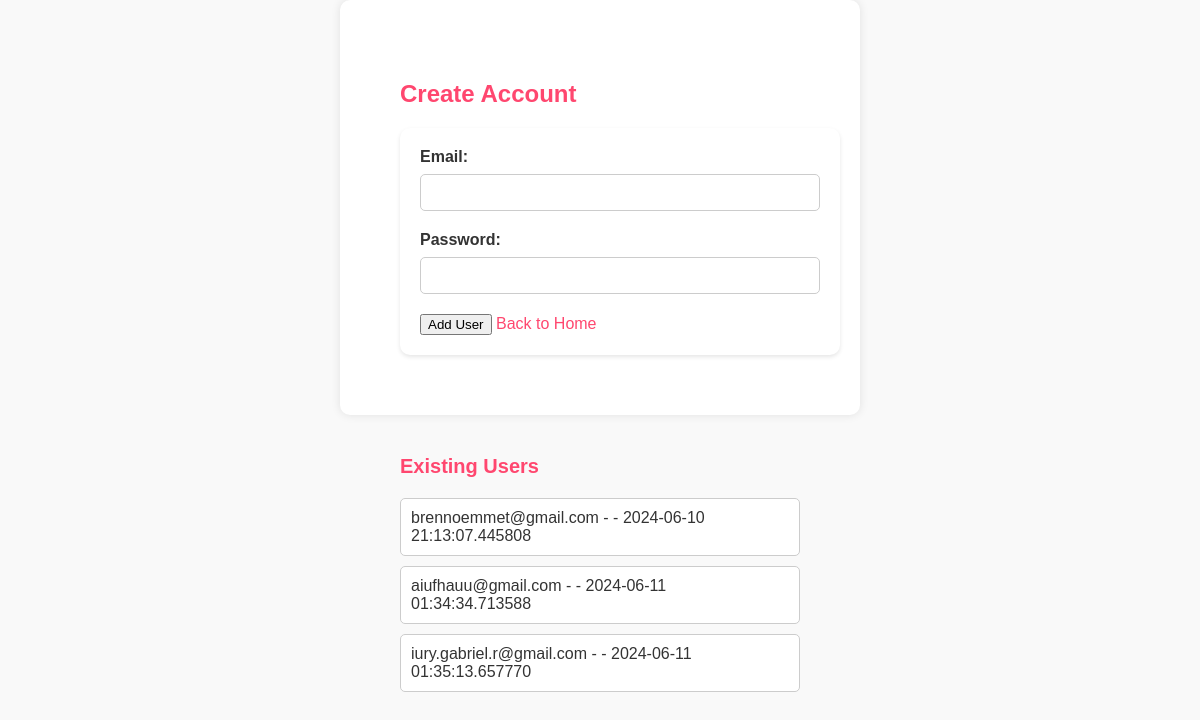
/users, run on an earlier commit of the app's database.
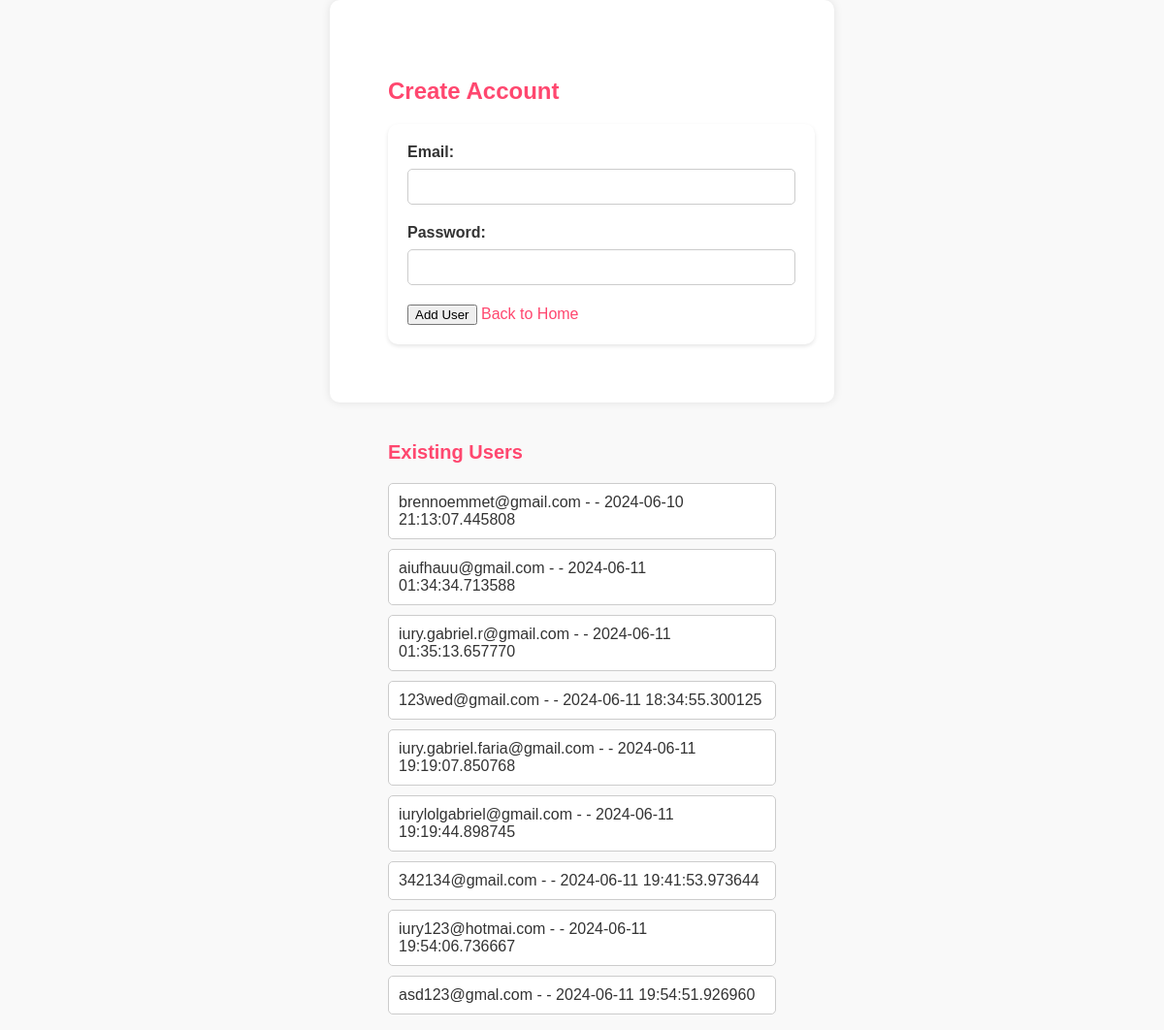
And on a later commit of the database.
### models.py (models this page shows, shortened)
class User(db.Model):
    id = db.Column(db.Integer, primary_key=True)
    email = db.Column(db.String(120), unique=True, nullable=False)
    password = db.Column(db.String(80), nullable=False)
    created_at = db.Column(db.DateTime, default=datetime.utcnow)

### app.py (the view, shortened to what this page needs)
@app.route('/users', methods=['GET', 'POST'])
def manage_users():
    users = User.query.all()
    return render_template('users.html', users=users)

### templates/users.html (shortened to what this page needs)
<!DOCTYPE html>
<html lang="en">
<head>
    <link rel="stylesheet" type="text/css" href="{{ url_for('static', filename='css/user.css') }}">
</head>
<body>
    <div class="container">
        <h1>Create Account</h1>
        <form action="/users" method="post">
            <label for="email">Email:</label>
            <input type="email" id="email" name="email" required>
            <br>
            <label for="password">Password:</label>
            <input type="password" id="password" name="password" required>
            <br>
            <button type="button" onclick="addAndRedirect()">Add User</button>
            <a href="{{ url_for('index') }}">Back to Home</a>
        </form>
    </div>
    <div class="Users">
        <h2>Existing Users</h2>
        <ul>
            {% for user in users %}
                <li>{{ user.email }} - {{ user.senha }} - {{ user.created_at }}</li>
            {% endfor %}
        </ul>
    </div>
</body>
</html>

### static/css/user.css (style rules this page uses)
body { margin: 0; font-family: 'Sk-Modernist', sans-serif; padding: 0; background-color: #f9f9f9; color: #333; display: flex; flex-direction: column; align-items: center; min-height: 100vh; }
.container { background-color: #fff; padding: 60px; border-radius: 10px; box-shadow: 0 0 10px rgba(0,0,0,0.1); width: 400px; }
h1, h2 { color: #FF476F; }
h1 { margin-top: 20px; font-size: 24px; }
h2 { margin-top: 40px; font-size: 20px; }
form { background: #fff; padding: 20px; border-radius: 10px; box-shadow: 0 2px 4px rgba(0, 0, 0, 0.1); width: 100%; max-width: 400px; margin-top: 20px; }
label { display: block; margin-bottom: 8px; font-weight: bold; }
input[type="email"], input[type="password"] { width: 100%; padding: 10px; margin-bottom: 20px; border: 1px solid #ccc; border-radius: 5px; box-sizing: border-box; }
ul { list-style: none; padding: 0; margin-top: 20px; width: 100%; max-width: 400px; }
li { background: #fff; padding: 10px; border: 1px solid #ccc; border-radius: 5px; margin-bottom: 10px; word-wrap: break-word; }
a { color: #FF476F; text-decoration: none; margin-top: 20px; }

What changed in the data, as far as the page shows it:
added User: email "123wed@gmail.com", created_at "2024-06-11 18:34:55.300125"
added User: email "iury.gabriel.faria@gmail.com", created_at "2024-06-11 19:19:07.850768"
added User: email "iurylolgabriel@gmail.com", created_at "2024-06-11 19:19:44.898745"
added User: email "342134@gmail.com", created_at "2024-06-11 19:41:53.973644"
added User: email "iury123@hotmai.com", created_at "2024-06-11 19:54:06.736667"
added User: email "asd123@gmal.com", created_at "2024-06-11 19:54:51.926960"
